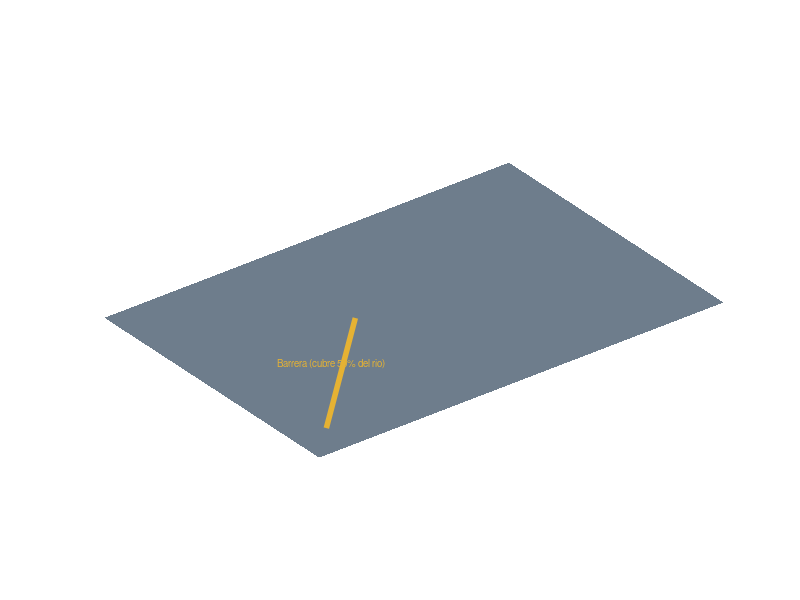

Source code (MATLAB): (Note: this script raises an error after producing the figure.)
%% RIO-LIMPIEZA: Interceptor fluvial + planta de procesamiento en tierra
% Stream 2 de la plataforma PYRO-CELL. Especificaciones del interceptor tomadas de
% las hojas tecnicas reales de The Ocean Cleanup (Interceptor Original), no inventadas.
% Composicion de plastico en desechos flotantes: 70% (redondeo conservador entre 66%,
% Benioff Ocean Science Lab, y 77.8%, estudio del rio Krueng Aceh, Indonesia).
% La division 50/50 entre reciclaje mecanico y pirolisis es un SUPUESTO ilustrativo,
% no una caracterizacion real de composicion de plastico recolectado.

clear; clc; close all;

%% 1. BALANCE DE MASA
interceptor_kg_day = 50000;      % capacidad real "fully operational" del Interceptor Original
plastic_fraction = 0.70;         % ver nota de fuentes arriba
mech_split = 0.5;                % supuesto ilustrativo, no medido
pyro_split = 0.5;                % supuesto ilustrativo, no medido
pyro_oil_yield = 0.65;           % supuesto de rendimiento tipico pirolisis-a-aceite

plastic_kg_day = interceptor_kg_day * plastic_fraction;
other_debris_kg_day = interceptor_kg_day - plastic_kg_day;
mech_kg_day = plastic_kg_day * mech_split;
pyro_kg_day = plastic_kg_day * pyro_split;
pyro_oil_kg_day = pyro_kg_day * pyro_oil_yield;

fprintf('Recoleccion: %.0f kg/dia | Plastico (70%%): %.0f kg/dia | Otros: %.0f kg/dia\n', ...
    interceptor_kg_day, plastic_kg_day, other_debris_kg_day);
fprintf('Mecanico: %.0f kg/dia | Pirolisis: %.0f kg/dia -> aceite: %.0f kg/dia\n', ...
    mech_kg_day, pyro_kg_day, pyro_oil_kg_day);

%% 2. FIGURA 1: INTERCEPTOR FLUVIAL (en el rio)
fig1 = figure('Name', '1. River Interceptor (real specs, The Ocean Cleanup Original)', ...
    'NumberTitle', 'off', 'Color', [0.08 0.08 0.12], 'Position', [30 50 1000 550]);

ax1 = axes('Parent', fig1, 'Color', [0.05 0.08 0.12], 'XColor', 'w', 'YColor', 'w', 'ZColor', 'w');
hold(ax1, 'on'); grid(ax1, 'on'); view(ax1, [-30 22]); axis(ax1, 'equal');
title(ax1, 'RIVER INTERCEPTOR ORIGINAL: 8m x 24m x 5m (especificacion real, The Ocean Cleanup)', ...
    'Color', 'w', 'FontSize', 10);
xlabel(ax1, 'Longitud (m)'); ylabel(ax1, 'Ancho del rio (m)'); zlabel(ax1, 'Altura (m)');
xlim(ax1, [-5 60]); ylim(ax1, [-5 40]); zlim(ax1, [-2 8]);

% Superficie del agua
fill3(ax1, [-5 60 60 -5], [-5 -5 40 40], [0 0 0 0], [0.05 0.15 0.25], 'EdgeColor', 'none', 'FaceAlpha', 0.6);

% Barrera angulada: cubre solo la mitad del rio (deja paso a navegacion y fauna,
% tal como especifica el diseno real del Interceptor)
plot3(ax1, [0 20], [0 20], [0.3 0.3], 'Color', [0.9 0.7 0.2], 'LineWidth', 4);
text(ax1, 10, 12, 0.8, 'Barrera (cubre 50% del rio)', 'Color', [0.9 0.7 0.2], 'FontSize', 7, 'HorizontalAlignment', 'center');

% Casco catamaran del Interceptor: 8m x 24m x 5m
draw_box(ax1, 18, 8, 0, 24, 8, 5, [0.15 0.35 0.55], 'Interceptor Original (8x24x5 m)');

% Panel solar en cubierta (100% solar-powered, especificacion real)
[Xpv, Ypv] = meshgrid(19:2:39, 9:1.5:14);
for k = 1:numel(Xpv)
    patch(ax1, Xpv(k)+[0 1.6 1.6 0], Ypv(k)+[0 0 1.1 1.1], [5 5.3 5 4.7], [0.15 0.25 0.55], 'EdgeColor', [0.4 0.6 0.9]);
end
text(ax1, 29, 11.5, 6, '100% solar + bateria ion-litio', 'Color', [0.5 0.7 1], 'FontSize', 7, 'HorizontalAlignment', 'center');

% Banda transportadora hacia la barcaza de 6 contenedores (capacidad 50 m3, especificacion real)
plot3(ax1, [18 12], [10 10], [1 1.5], 'Color', [0.8 0.8 0.8], 'LineWidth', 3);
for i = 0:5
    draw_box(ax1, 4+i*1.4, 6, 0, 1.2, 4, 1.8, [0.3 0.3 0.35], '');
end
text(ax1, 8, 3.5, 2.5, '6 contenedores, 50 m3 total', 'Color', [0.85 0.85 0.85], 'FontSize', 7, 'HorizontalAlignment', 'center');

camlight(ax1, 'headlight'); lighting(ax1, 'gouraud');

%% 3. FIGURA 2: PLANTA DE PROCESAMIENTO EN TIERRA
fig2 = figure('Name', '2. Shore Processing Facility', 'NumberTitle', 'off', ...
    'Color', [0.08 0.08 0.12], 'Position', [1050 50 950 550]);

ax2 = axes('Parent', fig2, 'Color', [0.05 0.08 0.12], 'XColor', 'w', 'YColor', 'w', 'ZColor', 'w');
hold(ax2, 'on'); grid(ax2, 'on'); view(ax2, [-32 24]); axis(ax2, 'equal');
title(ax2, 'PLANTA DE PROCESAMIENTO EN TIERRA (recibe la barcaza del interceptor)', 'Color', 'w', 'FontSize', 10);
xlabel(ax2, 'Longitud (m)'); ylabel(ax2, 'Ancho (m)'); zlabel(ax2, 'Altura (m)');
xlim(ax2, [-5 45]); ylim(ax2, [-5 25]); zlim(ax2, [0 10]);

fill3(ax2, [0 40 40 0], [0 0 20 20], [0 0 0 0], [0.2 0.2 0.22], 'EdgeColor', [0.4 0.4 0.5]);

% Etapa 1: recepcion y clasificacion (separa plastico del resto, 70/30 supuesto)
draw_box(ax2, 1, 2, 0, 7, 8, 3, [0.15 0.4 0.5], 'Recepcion + clasificacion');

% Etapa 2a: linea de reciclaje mecanico (trituracion, lavado, peletizado)
draw_box(ax2, 12, 2, 0, 8, 7, 3, [0.2 0.5 0.25], 'Reciclaje mecanico');
text(ax2, 16, 5.5, 3.8, sprintf('%.0f kg/dia -> pellets', 17500), 'Color', [0.5 0.9 0.5], 'FontSize', 7, 'HorizontalAlignment', 'center');

% Etapa 2b: linea de pirolisis de plastico (reactor separado, quimica distinta a sargazo)
[xp, yp, zp] = cylinder(1, 20);
surf(ax2, xp*1.3 + 26, yp*1.3 + 6, zp*5 + 1.5, 'FaceColor', [0.7 0.3 0.15], 'EdgeColor', 'none');
text(ax2, 26, 6, 8, 'Reactor de pirolisis de plastico', 'Color', [1 0.5 0.3], 'FontWeight', 'bold', 'FontSize', 7, 'HorizontalAlignment', 'center');
text(ax2, 26, 6, 7.2, '(reactor separado, quimica distinta al de sargazo)', 'Color', [0.9 0.6 0.5], 'FontSize', 6, 'HorizontalAlignment', 'center');
text(ax2, 26, 6, -1, sprintf('%.0f kg/dia -> %.0f kg/dia aceite', 17500, 11375), 'Color', [1 0.7 0.5], 'FontSize', 7, 'HorizontalAlignment', 'center');

% Tratamiento de gases de escape (obligatorio para pirolisis de plastico, salvedad de emisiones)
draw_box(ax2, 32, 3, 0, 4, 6, 4, [0.3 0.2 0.15], 'Tratamiento de gases');
text(ax2, 34, 10, 0.5, 'requiere verificar clasificacion regulatoria en Mexico', 'Color', [0.9 0.5 0.4], 'FontSize', 6, 'HorizontalAlignment', 'center');

% Fraccion no aprovechable (30% del total, ~15,000 kg/dia) a gestion de residuos externa
draw_box(ax2, 1, 13, 0, 6, 5, 2, [0.25 0.25 0.28], 'Fraccion no plastica (30%)');
text(ax2, 4, 15.5, 2.8, sprintf('%.0f kg/dia -> gestion externa', 15000), 'Color', [0.7 0.7 0.7], 'FontSize', 6, 'HorizontalAlignment', 'center');

camlight(ax2, 'headlight'); lighting(ax2, 'gouraud');

%% 4. NOTA DE FUENTES Y SUPUESTOS (impresa en consola, no solo en comentarios)
fprintf('\n--- FUENTES ---\n');
fprintf('Dimensiones y capacidad del Interceptor: hoja tecnica oficial The Ocean Cleanup\n');
fprintf('Fraccion de plastico en desechos flotantes: Benioff Ocean Science Lab (66%%) y\n');
fprintf('  estudio rio Krueng Aceh, Indonesia (77.8%%), redondeado a 70%% de forma conservadora\n');
fprintf('--- SUPUESTOS SIN VERIFICAR, NO CONFUNDIR CON DATOS MEDIDOS ---\n');
fprintf('Division 50/50 mecanico/pirolisis: ilustrativa, sin caracterizacion real de composicion\n');
fprintf('Rendimiento de aceite de pirolisis (65%%): cifra tipica de literatura, no medida en este proyecto\n');
fprintf('Clasificacion regulatoria de pirolisis de plastico en Mexico: pendiente de verificar\n');

function draw_box(ax, x, y, z, dx, dy, dz, color, label_text)
    vertices = [x y z; x+dx y z; x+dx y+dy z; x y+dy z; ...
                x y z+dz; x+dx y z+dz; x+dx y+dy z+dz; x y+dy z+dz];
    faces = [1 2 6 5; 2 3 7 6; 3 4 8 7; 4 1 5 8; 1 2 3 4; 5 6 7 8];
    patch('Parent', ax, 'Vertices', vertices, 'Faces', faces, ...
          'FaceColor', color, 'EdgeColor', 'w', 'FaceAlpha', 0.7);
    if ~isempty(label_text)
        text(ax, x + dx/2, y + dy/2, z + dz + 0.6, label_text, ...
             'Color', 'w', 'FontWeight', 'bold', 'HorizontalAlignment', 'center', 'FontSize', 7);
    end
end
